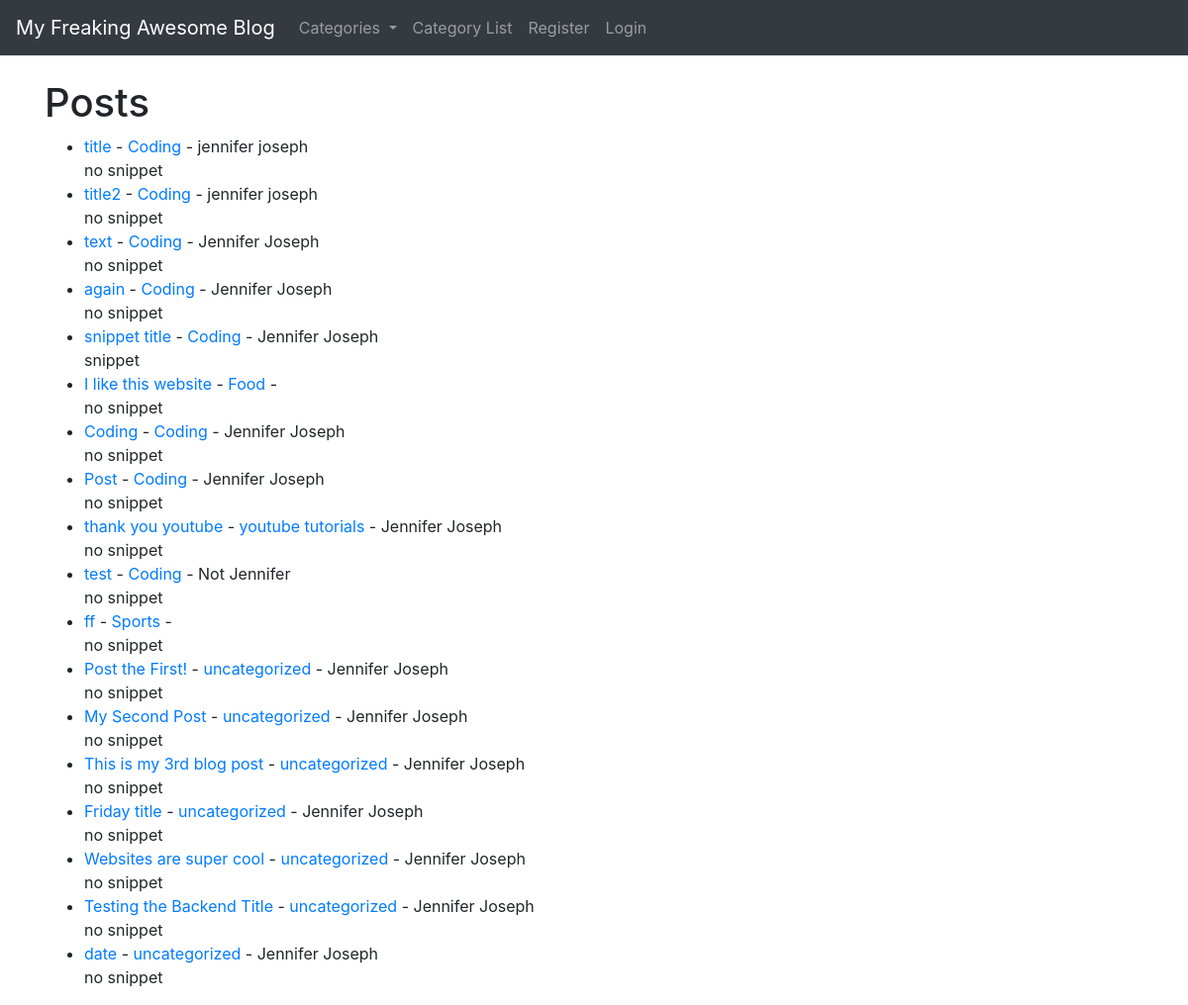
/, run on an earlier commit of the app's database.
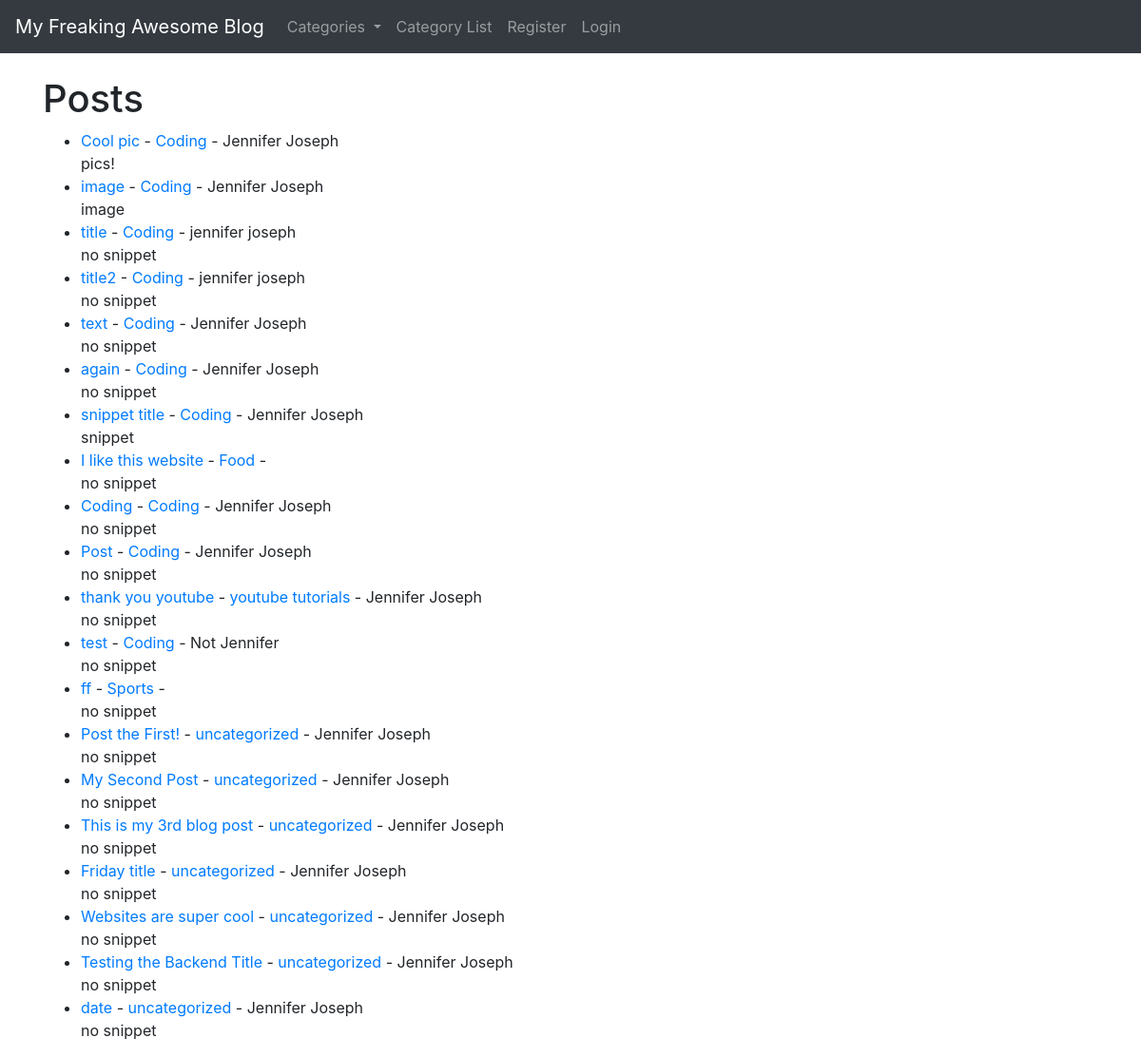
And on a later commit of the database.
### tutorialblog/models.py (models this page shows, shortened)
class Post(models.Model):
    title = models.CharField(max_length = 255)
    header_image = models.ImageField(null = True, blank = True, upload_to = "images/")
    title_tag = models.CharField(max_length = 255)#, default = "My Freaking Awesome Blog")
    author = models.ForeignKey(User, on_delete = models.CASCADE) # deletes blog post from a user that has been deleted
    category = models.CharField(max_length = 255, default = 'uncategorized')
    body = RichTextField(blank = True, null = True) # always migrate when you change models
    post_date = models.DateField(auto_now_add=True) # will happen automatically when new blog posts are created
    snippet = models.CharField(max_length = 255)
    likes = models.ManyToManyField(User, related_name = 'blog_post')

### tutorialblog/views.py (the view)
# urls.py: path('', HomeView.as_view(), name = "home"), # home page
class HomeView(ListView): # normally we pass in the request
    model = Post    # note the difference here too of using Post not User
    template_name = 'home.html'
    ordering = ['-post_date']
    def get_context_data(self, *args, **kwargs):
        cat_menu = Category.objects.all() # this grabs out everything in our cateogy model, namely the names and then assign it to the var
        context = super(HomeView, self).get_context_data(*args, **kwargs)
        context["cat_menu"] = cat_menu
        return context  # so now we can access "cat_menu" from our home page

### tutorialblog/models.py (called while the page is built)
    def __str__(self):
        return self.name #lets us see category name on the admin back end

### tutorialblog/templates/home.html (shortened to what this page needs)
{% extends 'base.html' %}
{% block content %}
<h1>Posts</h1>
<ul>
{% for post in object_list %}
    <li> <a href = "{% url 'article-detail' post.pk %}"> {{post.title}}</a>  - <a href= "{% url 'category' post.category %}" > {{post.category}} </a> - {{post.author.first_name}} {{post.author.last_name}}
        <br>
    {{ post.snippet }}
     </li>
{% endfor %}
</ul>
{% endblock %}

### tutorialblog/templates/base.html (shortened to what this page needs)
<!doctype html>
<html lang="en">
  <head>
    <link rel="stylesheet" href="https://stackpath.bootstrapcdn.com/bootstrap/4.3.1/css/bootstrap.min.css">
  </head>
  <body>
    <nav class="navbar navbar-expand-lg navbar-dark bg-dark">
        <a class="navbar-brand" href="{% url 'home' %}"> My Freaking Awesome Blog </a>
        <div class="collapse navbar-collapse" id="navbarSupportedContent">
          <ul class="navbar-nav mr-auto">
            <li class="nav-item dropdown">
              <a class="nav-link dropdown-toggle" href="#" id="navbarDropdown" role="button" data-toggle="dropdown" aria-haspopup="true" aria-expanded="false">
                Categories
              </a>
            </li>
            <li class="nav-item">
              <a class="nav-link" href="{% url 'category-list' %}">Category List</a>
            </li>
            {% if user.is_authenticated %}
                <li class="nav-item">
                  <a class="nav-link" href="{% url 'add-post' %}">Add Post</a>
                </li>
                <li class="nav-item">
                  <a class="nav-link" href="{% url 'add-category' %}">Add Category</a>
                </li>
                <li class="nav-item">
                  <a class="nav-link" href="{% url 'edit_profile' %}">Edit Profile</a>
                </li>
                <li class="nav-item">
                  <a class="nav-link" href="{% url 'logout' %}">Logout</a>
                </li>
            {% else %}
                <li class="nav-item">
                  <a class="nav-link" href="{% url 'register' %}">Register</a>
                </li>
                <li class="nav-item">
                  <a class="nav-link" href="{% url 'login' %}">Login</a>
                </li>
            {% endif %}
          </ul>
        </div>
      </nav>
      <br>
      <div class = "container">
        {% block content %}
        {% endblock %}
      </div>
  </body>
</html>

What changed in the data, as far as the page shows it:
added Post: title "Cool pic", category "Coding", author.first_name "Jennifer", author.last_name "Joseph", snippet "pics!"
added Post: title "image", category "Coding", author.first_name "Jennifer", author.last_name "Joseph", snippet "image"
